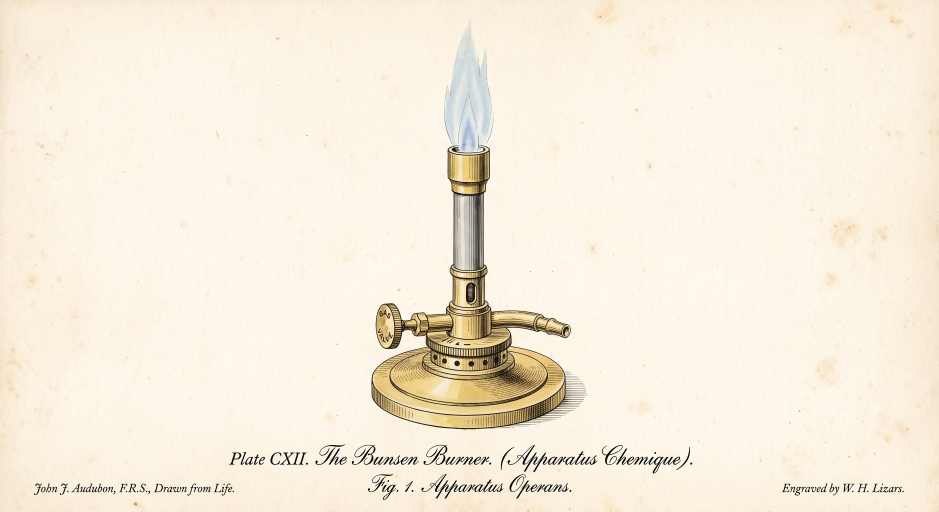
#> input picture assets/source-plates/burner.jpg, 2816 x 1536 px, found by its file name (shown at 1/3 size)
$ python process_burner_cutout.py
#> lines starting #> are read from the running program, lines starting #| are printed output that depends on the picture; after the words box and inside, x2 and y2 are one past the last pixel; in counts of white or black regions, pixels touching at a corner belong together
#!/usr/bin/env python3
"""
Generates high-precision, cropped, transparent cutouts for the Bunsen Burner
from images/burner.jpg (or assets/source-plates/burner.jpg).

Outputs:
- Full-resolution master RGBA cutout (clean base): assets/source-plates/cutouts/burner-transparent.png
- Web-optimized cutout (clean base): images/burner-transparent.png
- Master RGBA cutout (with table shadow): assets/source-plates/cutouts/burner-with-shadow-transparent.png
- Web-optimized cutout (with table shadow): images/burner-with-shadow-transparent.png
- Archival copy of source plate: assets/source-plates/burner.jpg
"""

import os
import sys
from collections import deque
import numpy as np
from PIL import Image, ImageFilter

SOURCE_FILE = "images/burner.jpg"
FALLBACK_SOURCE = "assets/source-plates/burner.jpg"
SOURCE_PLATE_COPY = "assets/source-plates/burner.jpg"

MASTER_CLEAN = "assets/source-plates/cutouts/burner-transparent.png"
MASTER_CLEAN_AUDUBON = "assets/source-plates/cutouts/audubon-burner-transparent.png"
WEB_CLEAN = "images/burner-transparent.png"
WEB_CLEAN_AUDUBON = "images/audubon-burner-transparent.png"

MASTER_SHADOW = "assets/source-plates/cutouts/burner-with-shadow-transparent.png"
WEB_SHADOW = "images/burner-with-shadow-transparent.png"

MAX_WEB_DIM = (800, 800)


def process_burner():
    src = SOURCE_FILE if os.path.exists(SOURCE_FILE) else FALLBACK_SOURCE
    if not os.path.exists(src):
        print(f"Error: Source image not found at {SOURCE_FILE} or {FALLBACK_SOURCE}")
        sys.exit(1)

    print(f"Reading source image: {src}")
    im = Image.open(src).convert("RGB")
#> im is the input picture: PIL image 2816x1536 RGB; mean R, G, B 246.3, 237.6, 221.3
    arr = np.array(im, dtype=float)
    h, w, _ = arr.shape

    # 1. Padded crop window around Bunsen burner apparatus
    # Original is 2816 x 1536; exclude plate title and Lizars engraver imprint at bottom
    x1, y1, x2, y2 = 1050, 35, 1820, 1295
    crop = arr[y1:y2, x1:x2]
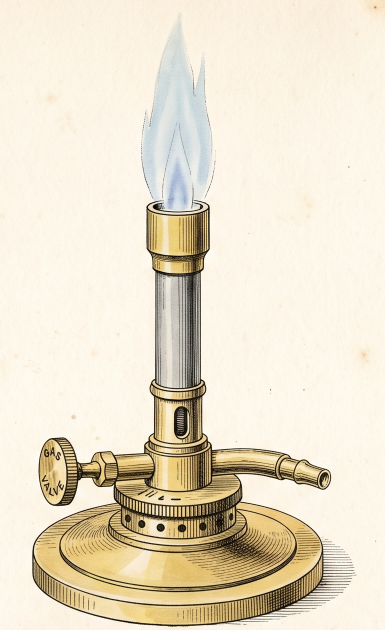
#> crop: shape (1260, 770, 3) float64 (shown at 1/2 size); mean R, G, B 233.3, 223.3, 202.8
    ch, cw, _ = crop.shape

    # 2. Fit 2D quadratic background paper surface to surrounding clean margins
    surround_mask = np.zeros((h, w), dtype=bool)
    surround_mask[10:40, 800:2050] = True
    surround_mask[1295:1325, 800:2050] = True
    surround_mask[40:1295, 750:1000] = True
    surround_mask[40:1295, 1850:2100] = True

    sample_vals = arr[surround_mask]
    y_coords, x_coords = np.mgrid[0:h, 0:w]
    xs = (x_coords[surround_mask] - 1425) / 500
    ys = (y_coords[surround_mask] - 670) / 600
    A = np.column_stack([np.ones_like(xs), xs, ys, xs**2, ys**2, xs * ys])

    x_all = (x_coords - 1425) / 500
    y_all = (y_coords - 670) / 600
    all_A = np.column_stack([
        np.ones(h * w),
        x_all.ravel(),
        y_all.ravel(),
        (x_all**2).ravel(),
        (y_all**2).ravel(),
        (x_all * y_all).ravel(),
    ])

    bg_surface = np.zeros_like(arr)
    for c in range(3):
        coeffs, _, _, _ = np.linalg.lstsq(A, sample_vals[:, c], rcond=None)
        bg_surface[:, :, c] = (all_A @ coeffs).reshape(h, w)
#> this loop made 3 passes
#> coeffs on passes 1 to 3: [252.7, 0.0878, 0.648, 0.504, -1.03, -0.132], [245.3, 0.159, 1.91, 1.46, -3.17, -0.273], [231.5, 0.208, 3.34, 2.69, -5.94, -0.45]
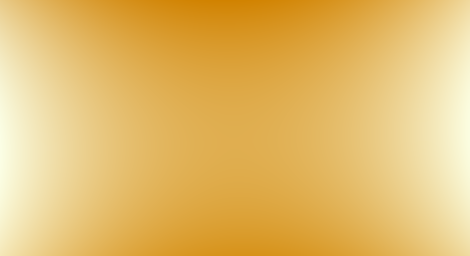
#> bg_surface: shape (1536, 2816, 3) float64 (shown at 1/6 size); mean of channels 0, 1, 2 253.5, 247.7, 235.7; drawn with min black and max white

    crop_bg = bg_surface[y1:y2, x1:x2]
    diff = np.sqrt(np.sum((crop - crop_bg) ** 2, axis=2))

    # 3. Construct exterior barrier
    barrier = diff > 16.0
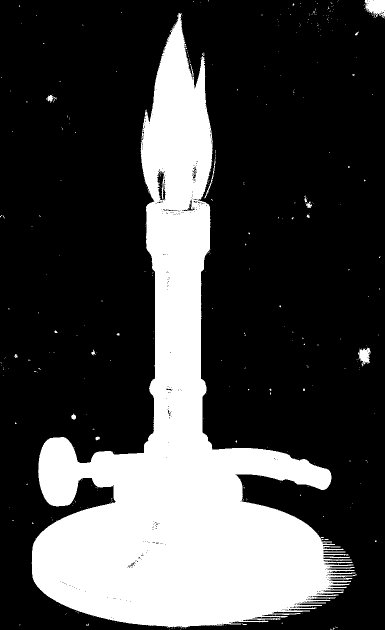
#> barrier: shape (1260, 770) bool (shown at 1/2 size); 27.3% white; 378 white regions (360 under 20 px), largest, box (x1, y1, x2, y2) and area: (63, 26, 714, 1256) 261467, (729, 0, 770, 36) 1055, (716, 695, 741, 729) 533

    # In the flame region (crop row < 440), close small stippling gaps in the outer outline
    flame_part = Image.fromarray((barrier[:440, :].astype(np.uint8) * 255))
#> flame_part: PIL image 770x440 L; 12.1% white; 174 white regions (163 under 20 px), largest, box (x1, y1, x2, y2) and area: (280, 26, 426, 440) 39052, (729, 0, 770, 36) 1055, (409, 332, 430, 397) 142
    flame_closed = flame_part.filter(ImageFilter.MaxFilter(7)).filter(ImageFilter.MinFilter(7))
#> flame_closed: PIL image 770x440 L; 12.9% white; 81 white regions (70 under 20 px), largest, box (x1, y1, x2, y2) and area: (280, 26, 431, 440) 41415, (727, 0, 770, 37) 1246, (92, 189, 113, 206) 202
    arr_closed = barrier.copy()
    arr_closed[:440, :] = np.array(flame_closed) > 128
#> arr_closed: shape (1260, 770) bool; 27.6% white; 285 white regions (267 under 20 px), largest, box (x1, y1, x2, y2) and area: (63, 26, 714, 1256) 263830, (727, 0, 770, 37) 1246, (716, 695, 741, 729) 533

    # 4. Extract primary connected component (> 10000 px) to eliminate background paper noise
    visited = np.zeros_like(arr_closed, dtype=bool)
    components = []
    for r in range(ch):
        for c in range(cw):
            if arr_closed[r, c] and not visited[r, c]:
                visited[r, c] = True
                comp = [(r, c)]
                q = [(r, c)]
                while q:
                    curr_r, curr_c = q.pop()
                    for dr, dc in [(-1, 0), (1, 0), (0, -1), (0, 1)]:
                        nr, nc = curr_r + dr, curr_c + dc
                        if 0 <= nr < ch and 0 <= nc < cw and arr_closed[nr, nc] and not visited[nr, nc]:
                            visited[nr, nc] = True
                            q.append((nr, nc))
                            comp.append((nr, nc))
                components.append(comp)

    components.sort(key=len, reverse=True)
    primary = np.zeros_like(arr_closed, dtype=bool)
    for r, c in components[0]:
        primary[r, c] = True
#> primary: shape (1260, 770) bool; 27.2% white; 1 white region, box (x1, y1, x2, y2) and area: (63, 26, 714, 1256) 263779

    # 5. Fill interior pinholes within the subject (flame core, highlights, metal interior)
    inv = ~primary
    visited_inv = np.zeros_like(inv, dtype=bool)
    q_inv = deque()
    for r in [0, ch - 1]:
        for c in range(cw):
            if inv[r, c] and not visited_inv[r, c]:
                visited_inv[r, c] = True
                q_inv.append((r, c))
#> visited_inv: shape (1260, 770) bool; 0.16% white in thin lines or dots
    for c in [0, cw - 1]:
        for r in range(ch):
            if inv[r, c] and not visited_inv[r, c]:
                visited_inv[r, c] = True
                q_inv.append((r, c))
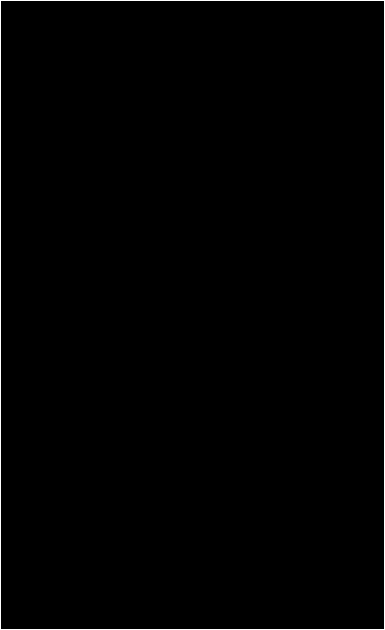
#> visited_inv: shape (1260, 770) bool (shown at 1/2 size); 0.42% white in thin lines or dots
    while q_inv:
        r, c = q_inv.popleft()
        for dr, dc in [(-1, 0), (1, 0), (0, -1), (0, 1)]:
            nr, nc = r + dr, c + dc
            if 0 <= nr < ch and 0 <= nc < cw and inv[nr, nc] and not visited_inv[nr, nc]:
                visited_inv[nr, nc] = True
                q_inv.append((nr, nc))
#> visited_inv: shape (1260, 770) bool; 72.8% white; 1 black region, box (x1, y1, x2, y2) and area: (63, 26, 714, 1256) 264265

    solid_full = ~visited_inv

    # 6. Generate clean base mask by removing table drop-shadow hatch lines
    solid_clean = solid_full.copy()
    rim_y = {}
    for orig_x in range(1114, 1693):
        col = arr[1140:1295, orig_x].mean(axis=1)
        dark_idx = np.where(col < 80)[0]
        if len(dark_idx) > 0:
            rim_y[orig_x] = 1140 + dark_idx[-1] + 1
        else:
            y_fit = 1160.0 + 126.0 * np.sqrt(max(0, 1 - ((orig_x - 1404.0) / 288.0) ** 2))
            rim_y[orig_x] = int(y_fit) + 1
#> this loop made 579 passes
#> dark_idx on passes 5, 8, 9: [5, 6, 7, 8, 9, 10, 11, 12, 51, 52, 53, 54, 55, 56], [14, 15, 16, 17, 18, 57, 58, 59, 60, 61], [17, 18, 19, 20, 59, 60, 61, 62, 63]
#> after the loop, rim_y = 579 items

    # Clip shadow to the right of plinth (x > 1692, y >= 1040)
    for orig_x in range(1693, x2):
        col_c = orig_x - x1
        for orig_y in range(1040, y2):
            row_c = orig_y - y1
            if 0 <= row_c < ch and 0 <= col_c < cw:
                solid_clean[row_c, col_c] = False

    # Clip below bottom rim
    for orig_x in range(1114, 1693):
        col_c = orig_x - x1
        cut_y = rim_y[orig_x]
        for orig_y in range(cut_y, y2):
            row_c = orig_y - y1
            if 0 <= row_c < ch and 0 <= col_c < cw:
                solid_clean[row_c, col_c] = False
#> this loop made 579 passes
#> cut_y on passes 1 to 3: 1161, 1187, 1191
#> solid_clean: shape (1260, 770) bool; 26.8% white; 44 white regions (42 under 20 px), largest, box (x1, y1, x2, y2) and area: (63, 26, 663, 1253) 259352, (603, 1210, 619, 1213) 33

    # Clip left of plinth (x < 1114, y >= 1040)
    for orig_x in range(x1, 1114):
        col_c = orig_x - x1
        for orig_y in range(1040, y2):
            row_c = orig_y - y1
            if 0 <= row_c < ch and 0 <= col_c < cw:
                solid_clean[row_c, col_c] = False
#> solid_clean: shape (1260, 770) bool; 26.8% white; 44 white regions (42 under 20 px), largest, box (x1, y1, x2, y2) and area: (64, 26, 663, 1253) 259350, (603, 1210, 619, 1213) 33

    def finalize_and_save(mask, master_path, web_path, label):
        # Boundary anti-aliasing via 1.0px Gaussian blur on silhouette
#> called with web_path = 'images/burner-transparent.png', label = 'clean base'
        mask_im = Image.fromarray((mask.astype(np.uint8) * 255)).filter(ImageFilter.GaussianBlur(1.0))
        alpha_arr = np.array(mask_im, dtype=float)
        alpha_arr[alpha_arr < 1.5] = 0.0
#> alpha_arr: shape (1260, 770) float64; min 0, max 255, mean 68.2

        # De-fringe semi-transparent edge pixels against fitted paper background
        alpha_norm = alpha_arr / 255.0
        transparent_arr = np.zeros((ch, cw, 4), dtype=float)
        for c in range(3):
            bg_c = crop_bg[:, :, c]
            unblended = (crop[:, :, c] - (1.0 - alpha_norm) * bg_c) / np.maximum(alpha_norm, 0.001)
            transparent_arr[:, :, c] = np.clip(unblended, 0, 255)
        transparent_arr[:, :, 3] = alpha_arr
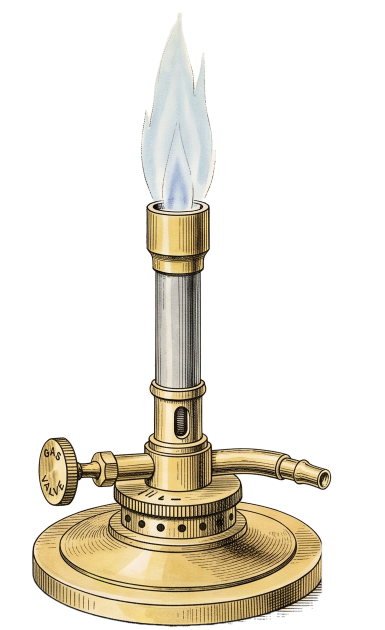
#> transparent_arr: shape (1260, 770, 4) float64 (shown at 1/2 size); mean of channels 0, 1, 2, 3 159.4, 167.1, 166.4, 68.2; transparent parts drawn white

        out_img = Image.fromarray(transparent_arr.astype(np.uint8), mode="RGBA")
        bbox = out_img.getbbox()
#> bbox = (62, 24, 665, 1255)
        master = out_img.crop(bbox)

        os.makedirs(os.path.dirname(master_path), exist_ok=True)
        master.save(master_path, format="PNG")
        master_kb = os.path.getsize(master_path) / 1024
        print(f"✓ Saved {label} master: {master_path} ({master.size[0]}x{master.size[1]}, {master_kb:.1f} KB)")
#| ✓ Saved clean base master: assets/source-plates/cutouts/burner-transparent.png (603x1231, 1063.2 KB)

        web_im = master.copy()
        web_im.thumbnail(MAX_WEB_DIM, Image.Resampling.LANCZOS)
        web_quant = web_im.quantize(colors=256, method=Image.Quantize.FASTOCTREE)
        os.makedirs(os.path.dirname(web_path), exist_ok=True)
        web_quant.save(web_path, format="PNG", optimize=True)
        web_kb = os.path.getsize(web_path) / 1024
        print(f"✓ Saved {label} web: {web_path} ({web_im.size[0]}x{web_im.size[1]}, {web_kb:.1f} KB)")
#| ✓ Saved clean base web: images/burner-transparent.png (392x800, 63.9 KB)

    # Ensure archival copy of source plate exists in assets/source-plates/
    if os.path.exists(SOURCE_FILE) and not os.path.exists(SOURCE_PLATE_COPY):
        os.makedirs(os.path.dirname(SOURCE_PLATE_COPY), exist_ok=True)
        im.save(SOURCE_PLATE_COPY, quality=95)
        print(f"✓ Saved source plate copy: {SOURCE_PLATE_COPY}")

    finalize_and_save(solid_clean, MASTER_CLEAN, WEB_CLEAN, "clean base")
    finalize_and_save(solid_clean, MASTER_CLEAN_AUDUBON, WEB_CLEAN_AUDUBON, "clean base (audubon alias)")
#| ✓ Saved clean base (audubon alias) master: assets/source-plates/cutouts/audubon-burner-transparent.png (603x1231, 1063.2 KB)
#| ✓ Saved clean base (audubon alias) web: images/audubon-burner-transparent.png (392x800, 63.9 KB)
    finalize_and_save(solid_full, MASTER_SHADOW, WEB_SHADOW, "with shadow")
#> call 3 of finalize_and_save, with label = 'with shadow'
#> in finalize_and_save (call 3), `alpha_arr[alpha_arr < 1.5] = 0.0`:
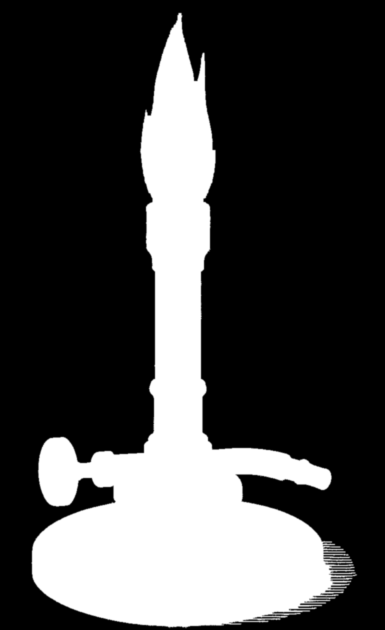
#> alpha_arr: shape (1260, 770) float64 (shown at 1/2 size); min 0, max 255, mean 69.4
#> in finalize_and_save (call 3), `bbox = out_img.getbbox()`: bbox = (61, 24, 716, 1258)
#| ✓ Saved with shadow master: assets/source-plates/cutouts/burner-with-shadow-transparent.png (655x1234, 1151.3 KB)
#> in finalize_and_save (call 3), `web_quant = web_im.quantize(colors=256, method=Image.Quantize.FASTOCTR..`:
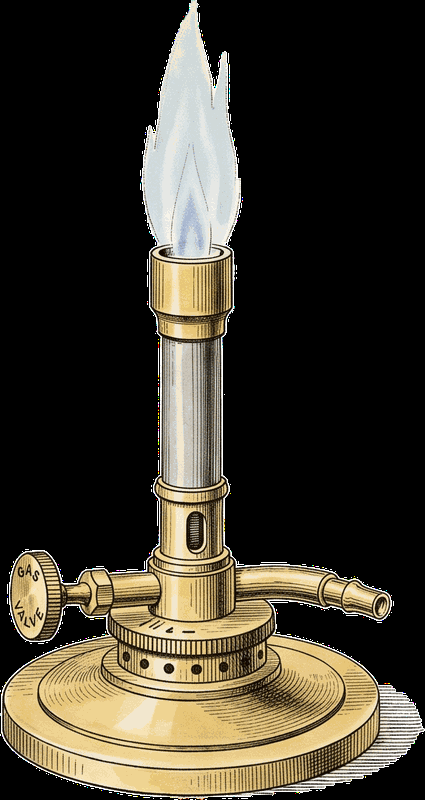
#> web_quant: PIL image 425x800 P; mean R, G, B 63.2, 57.7, 45.4
#| ✓ Saved with shadow web: images/burner-with-shadow-transparent.png (425x800, 66.9 KB)


if __name__ == "__main__":
    process_burner()
